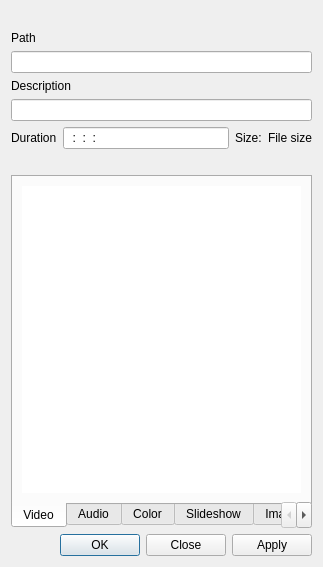
<?xml version="1.0" encoding="UTF-8"?>
<ui version="4.0">
 <class>ClipProperties_UI</class>
 <widget class="QDialog" name="ClipProperties_UI">
  <property name="geometry">
   <rect>
    <x>0</x>
    <y>0</y>
    <width>323</width>
    <height>557</height>
   </rect>
  </property>
  <property name="windowTitle">
   <string>Clip Properties</string>
  </property>
  <layout class="QGridLayout" name="gridLayout_2">
   <item row="0" column="0" colspan="4">
    <widget class="QLabel" name="clip_thumb">
     <property name="alignment">
      <set>Qt::AlignCenter</set>
     </property>
    </widget>
   </item>
   <item row="1" column="0" colspan="4">
    <widget class="QLabel" name="label_path">
     <property name="text">
      <string>Path</string>
     </property>
    </widget>
   </item>
   <item row="2" column="0" colspan="4">
    <widget class="QLineEdit" name="clip_path">
     <property name="readOnly">
      <bool>true</bool>
     </property>
    </widget>
   </item>
   <item row="3" column="0" colspan="4">
    <widget class="QLabel" name="label_description">
     <property name="text">
      <string>Description</string>
     </property>
    </widget>
   </item>
   <item row="4" column="0" colspan="4">
    <widget class="QLineEdit" name="clip_description"/>
   </item>
   <item row="5" column="0">
    <widget class="QLabel" name="label_duration">
     <property name="text">
      <string>Duration</string>
     </property>
    </widget>
   </item>
   <item row="5" column="1">
    <widget class="KRestrictedLine" name="clip_duration">
     <property name="inputMask">
      <string>99:99:99:99; </string>
     </property>
    </widget>
   </item>
   <item row="5" column="2">
    <widget class="QLabel" name="label_size">
     <property name="text">
      <string>Size:</string>
     </property>
    </widget>
   </item>
   <item row="5" column="3">
    <widget class="QLabel" name="clip_filesize">
     <property name="text">
      <string>File size</string>
     </property>
    </widget>
   </item>
   <item row="7" column="0" colspan="4">
    <widget class="QTabWidget" name="tabWidget">
     <property name="tabPosition">
      <enum>QTabWidget::South</enum>
     </property>
     <property name="currentIndex">
      <number>0</number>
     </property>
     <widget class="QWidget" name="tab_video">
      <attribute name="title">
       <string>Video</string>
      </attribute>
      <layout class="QVBoxLayout" name="verticalLayout">
       <item>
        <widget class="QTreeWidget" name="clip_vproperties">
         <property name="frameShape">
          <enum>QFrame::NoFrame</enum>
         </property>
         <property name="alternatingRowColors">
          <bool>true</bool>
         </property>
         <property name="selectionMode">
          <enum>QAbstractItemView::NoSelection</enum>
         </property>
         <property name="rootIsDecorated">
          <bool>false</bool>
         </property>
         <property name="itemsExpandable">
          <bool>false</bool>
         </property>
         <property name="allColumnsShowFocus">
          <bool>true</bool>
         </property>
         <property name="headerHidden">
          <bool>true</bool>
         </property>
         <property name="columnCount">
          <number>2</number>
         </property>
         <column>
          <property name="text">
           <string>1</string>
          </property>
         </column>
         <column>
          <property name="text">
           <string>2</string>
          </property>
         </column>
        </widget>
       </item>
      </layout>
     </widget>
     <widget class="QWidget" name="tab_audio">
      <attribute name="title">
       <string>Audio</string>
      </attribute>
      <layout class="QVBoxLayout" name="verticalLayout_2">
       <item>
        <widget class="QTreeWidget" name="clip_aproperties">
         <property name="frameShape">
          <enum>QFrame::NoFrame</enum>
         </property>
         <property name="alternatingRowColors">
          <bool>true</bool>
         </property>
         <property name="selectionMode">
          <enum>QAbstractItemView::NoSelection</enum>
         </property>
         <property name="rootIsDecorated">
          <bool>false</bool>
         </property>
         <property name="itemsExpandable">
          <bool>false</bool>
         </property>
         <property name="allColumnsShowFocus">
          <bool>true</bool>
         </property>
         <property name="headerHidden">
          <bool>true</bool>
         </property>
         <property name="columnCount">
          <number>2</number>
         </property>
         <column>
          <property name="text">
           <string>1</string>
          </property>
         </column>
         <column>
          <property name="text">
           <string>2</string>
          </property>
         </column>
        </widget>
       </item>
      </layout>
     </widget>
     <widget class="QWidget" name="tab">
      <attribute name="title">
       <string>Color</string>
      </attribute>
      <layout class="QGridLayout" name="gridLayout_5">
       <item row="0" column="0">
        <widget class="QLabel" name="label_13">
         <property name="text">
          <string>Color</string>
         </property>
        </widget>
       </item>
       <item row="0" column="1">
        <widget class="KColorButton" name="clip_color"/>
       </item>
       <item row="1" column="1">
        <spacer name="verticalSpacer_5">
         <property name="orientation">
          <enum>Qt::Vertical</enum>
         </property>
         <property name="sizeHint" stdset="0">
          <size>
           <width>122</width>
           <height>118</height>
          </size>
         </property>
        </spacer>
       </item>
      </layout>
     </widget>
     <widget class="QWidget" name="tab_slideshow">
      <attribute name="title">
       <string>Slideshow</string>
      </attribute>
      <layout class="QGridLayout" name="gridLayout_6">
       <item row="0" column="0">
        <widget class="QLabel" name="slide_type_label">
         <property name="text">
          <string>Image type</string>
         </property>
        </widget>
       </item>
       <item row="0" column="1" colspan="2">
        <widget class="KComboBox" name="image_type"/>
       </item>
       <item row="1" column="0">
        <widget class="QLabel" name="clip_filesize_4">
         <property name="text">
          <string>Frame duration</string>
         </property>
        </widget>
       </item>
       <item row="1" column="1">
        <layout class="QHBoxLayout" name="horizontalLayout_2">
         <item>
          <widget class="KRestrictedLine" name="slide_duration">
           <property name="inputMask">
            <string>99:99:99:99; </string>
           </property>
          </widget>
         </item>
         <item>
          <widget class="QSpinBox" name="slide_duration_frames">
           <property name="sizePolicy">
            <sizepolicy hsizetype="Expanding" vsizetype="Fixed">
             <horstretch>0</horstretch>
             <verstretch>0</verstretch>
            </sizepolicy>
           </property>
           <property name="minimum">
            <number>1</number>
           </property>
           <property name="maximum">
            <number>256000</number>
           </property>
          </widget>
         </item>
        </layout>
       </item>
       <item row="1" column="2">
        <widget class="KComboBox" name="slide_duration_format"/>
       </item>
       <item row="3" column="0" colspan="3">
        <widget class="QCheckBox" name="slide_loop">
         <property name="text">
          <string>Loop</string>
         </property>
        </widget>
       </item>
       <item row="5" column="0">
        <widget class="QCheckBox" name="slide_fade">
         <property name="text">
          <string>Dissolve</string>
         </property>
        </widget>
       </item>
       <item row="5" column="1" colspan="2">
        <layout class="QHBoxLayout" name="horizontalLayout">
         <item>
          <widget class="KRestrictedLine" name="luma_duration">
           <property name="inputMask">
            <string>99:99:99:99; </string>
           </property>
          </widget>
         </item>
         <item>
          <widget class="QSpinBox" name="luma_duration_frames">
           <property name="sizePolicy">
            <sizepolicy hsizetype="Expanding" vsizetype="Fixed">
             <horstretch>0</horstretch>
             <verstretch>0</verstretch>
            </sizepolicy>
           </property>
           <property name="minimum">
            <number>1</number>
           </property>
           <property name="maximum">
            <number>256000</number>
           </property>
          </widget>
         </item>
        </layout>
       </item>
       <item row="6" column="0">
        <widget class="QCheckBox" name="slide_luma">
         <property name="text">
          <string>Wipe</string>
         </property>
        </widget>
       </item>
       <item row="6" column="1" colspan="2">
        <widget class="KComboBox" name="luma_file"/>
       </item>
       <item row="7" column="0">
        <widget class="QLabel" name="label_softness">
         <property name="text">
          <string>Softness</string>
         </property>
        </widget>
       </item>
       <item row="7" column="1" colspan="2">
        <widget class="QSlider" name="luma_softness">
         <property name="maximum">
          <number>100</number>
         </property>
         <property name="orientation">
          <enum>Qt::Horizontal</enum>
         </property>
        </widget>
       </item>
       <item row="9" column="0" colspan="3">
        <widget class="QLabel" name="slide_info">
         <property name="text">
          <string>No image found</string>
         </property>
        </widget>
       </item>
       <item row="10" column="1">
        <spacer name="verticalSpacer_6">
         <property name="orientation">
          <enum>Qt::Vertical</enum>
         </property>
         <property name="sizeHint" stdset="0">
          <size>
           <width>20</width>
           <height>15</height>
          </size>
         </property>
        </spacer>
       </item>
       <item row="4" column="0">
        <widget class="QCheckBox" name="slide_crop">
         <property name="text">
          <string>Center crop</string>
         </property>
        </widget>
       </item>
       <item row="8" column="0">
        <widget class="QLabel" name="label_animation">
         <property name="text">
          <string>Animation</string>
         </property>
        </widget>
       </item>
       <item row="8" column="1" colspan="2">
        <widget class="KComboBox" name="animation"/>
       </item>
      </layout>
     </widget>
     <widget class="QWidget" name="tab_image">
      <attribute name="title">
       <string>Image</string>
      </attribute>
      <layout class="QVBoxLayout" name="verticalLayout_3">
       <item>
        <layout class="QHBoxLayout" name="horizontalLayout_3">
         <item>
          <widget class="QLabel" name="label_16">
           <property name="text">
            <string>Image size</string>
           </property>
          </widget>
         </item>
         <item>
          <widget class="QLineEdit" name="image_size">
           <property name="readOnly">
            <bool>true</bool>
           </property>
          </widget>
         </item>
        </layout>
       </item>
       <item>
        <widget class="QCheckBox" name="image_transparency">
         <property name="text">
          <string>Transparent background</string>
         </property>
        </widget>
       </item>
       <item>
        <spacer name="verticalSpacer_7">
         <property name="orientation">
          <enum>Qt::Vertical</enum>
         </property>
         <property name="sizeHint" stdset="0">
          <size>
           <width>20</width>
           <height>151</height>
          </size>
         </property>
        </spacer>
       </item>
      </layout>
     </widget>
     <widget class="QWidget" name="tab_3">
      <attribute name="title">
       <string>Markers</string>
      </attribute>
      <layout class="QGridLayout" name="gridLayout_7">
       <item row="0" column="0" colspan="7">
        <widget class="QTreeWidget" name="markers_list">
         <property name="alternatingRowColors">
          <bool>true</bool>
         </property>
         <property name="selectionMode">
          <enum>QAbstractItemView::ExtendedSelection</enum>
         </property>
         <property name="rootIsDecorated">
          <bool>false</bool>
         </property>
         <property name="itemsExpandable">
          <bool>false</bool>
         </property>
         <property name="allColumnsShowFocus">
          <bool>true</bool>
         </property>
         <property name="headerHidden">
          <bool>true</bool>
         </property>
         <column>
          <property name="text">
           <string>Time</string>
          </property>
         </column>
         <column>
          <property name="text">
           <string>Comment</string>
          </property>
         </column>
        </widget>
       </item>
       <item row="1" column="0">
        <widget class="QToolButton" name="marker_new">
         <property name="text">
          <string>N</string>
         </property>
         <property name="autoRaise">
          <bool>true</bool>
         </property>
        </widget>
       </item>
       <item row="1" column="1">
        <widget class="QToolButton" name="marker_edit">
         <property name="text">
          <string>E</string>
         </property>
         <property name="autoRaise">
          <bool>true</bool>
         </property>
        </widget>
       </item>
       <item row="1" column="2">
        <widget class="QToolButton" name="marker_delete">
         <property name="text">
          <string>D</string>
         </property>
         <property name="autoRaise">
          <bool>true</bool>
         </property>
        </widget>
       </item>
       <item row="1" column="6">
        <spacer name="horizontalSpacer">
         <property name="orientation">
          <enum>Qt::Horizontal</enum>
         </property>
         <property name="sizeHint" stdset="0">
          <size>
           <width>177</width>
           <height>20</height>
          </size>
         </property>
        </spacer>
       </item>
       <item row="1" column="3">
        <widget class="KSeparator" name="kseparator">
         <property name="orientation">
          <enum>Qt::Vertical</enum>
         </property>
        </widget>
       </item>
       <item row="1" column="4">
        <widget class="QToolButton" name="marker_save">
         <property name="text">
          <string>...</string>
         </property>
         <property name="autoRaise">
          <bool>true</bool>
         </property>
        </widget>
       </item>
       <item row="1" column="5">
        <widget class="QToolButton" name="marker_load">
         <property name="text">
          <string>...</string>
         </property>
         <property name="autoRaise">
          <bool>true</bool>
         </property>
        </widget>
       </item>
      </layout>
     </widget>
     <widget class="QWidget" name="tab_5">
      <attribute name="title">
       <string>Metadata</string>
      </attribute>
      <layout class="QGridLayout" name="gridLayout_9">
       <item row="0" column="0" colspan="2">
        <widget class="QTreeWidget" name="metadata_list">
         <property name="alternatingRowColors">
          <bool>true</bool>
         </property>
         <property name="rootIsDecorated">
          <bool>true</bool>
         </property>
         <property name="itemsExpandable">
          <bool>true</bool>
         </property>
         <property name="sortingEnabled">
          <bool>false</bool>
         </property>
         <property name="allColumnsShowFocus">
          <bool>true</bool>
         </property>
         <property name="wordWrap">
          <bool>true</bool>
         </property>
         <property name="headerHidden">
          <bool>true</bool>
         </property>
         <property name="columnCount">
          <number>2</number>
         </property>
         <column>
          <property name="text">
           <string>1</string>
          </property>
         </column>
         <column>
          <property name="text">
           <string>2</string>
          </property>
         </column>
        </widget>
       </item>
       <item row="2" column="0">
        <widget class="QFrame" name="analysis_box">
         <property name="frameShape">
          <enum>QFrame::NoFrame</enum>
         </property>
         <property name="frameShadow">
          <enum>QFrame::Plain</enum>
         </property>
         <layout class="QGridLayout" name="gridLayout_4">
          <item row="0" column="0" colspan="4">
           <widget class="QTreeWidget" name="analysis_list">
            <property name="rootIsDecorated">
             <bool>false</bool>
            </property>
            <property name="allColumnsShowFocus">
             <bool>true</bool>
            </property>
            <attribute name="headerVisible">
             <bool>false</bool>
            </attribute>
            <column>
             <property name="text">
              <string>1</string>
             </property>
            </column>
            <column>
             <property name="text">
              <string>2</string>
             </property>
            </column>
           </widget>
          </item>
          <item row="1" column="0">
           <widget class="QToolButton" name="analysis_delete">
            <property name="text">
             <string>...</string>
            </property>
            <property name="autoRaise">
             <bool>true</bool>
            </property>
           </widget>
          </item>
          <item row="1" column="1">
           <widget class="QToolButton" name="analysis_save">
            <property name="text">
             <string>...</string>
            </property>
            <property name="autoRaise">
             <bool>true</bool>
            </property>
           </widget>
          </item>
          <item row="1" column="2">
           <widget class="QToolButton" name="analysis_load">
            <property name="text">
             <string>...</string>
            </property>
            <property name="autoRaise">
             <bool>true</bool>
            </property>
           </widget>
          </item>
          <item row="1" column="3">
           <spacer name="horizontalSpacer_2">
            <property name="orientation">
             <enum>Qt::Horizontal</enum>
            </property>
            <property name="sizeHint" stdset="0">
             <size>
              <width>186</width>
              <height>20</height>
             </size>
            </property>
           </spacer>
          </item>
         </layout>
        </widget>
       </item>
      </layout>
     </widget>
     <widget class="QWidget" name="tab_advanced">
      <attribute name="title">
       <string>Advanced</string>
      </attribute>
      <layout class="QGridLayout" name="gridLayout_3">
       <item row="13" column="2">
        <spacer name="verticalSpacer">
         <property name="orientation">
          <enum>Qt::Vertical</enum>
         </property>
         <property name="sizeHint" stdset="0">
          <size>
           <width>20</width>
           <height>19</height>
          </size>
         </property>
        </spacer>
       </item>
       <item row="1" column="1">
        <widget class="QCheckBox" name="clip_force_ar">
         <property name="text">
          <string>Force aspect ratio</string>
         </property>
        </widget>
       </item>
       <item row="7" column="2">
        <widget class="QSpinBox" name="clip_vindex">
         <property name="enabled">
          <bool>false</bool>
         </property>
         <property name="minimum">
          <number>-1</number>
         </property>
         <property name="value">
          <number>0</number>
         </property>
        </widget>
       </item>
       <item row="8" column="2">
        <widget class="QSpinBox" name="clip_aindex">
         <property name="enabled">
          <bool>false</bool>
         </property>
         <property name="minimum">
          <number>-1</number>
         </property>
         <property name="value">
          <number>0</number>
         </property>
        </widget>
       </item>
       <item row="6" column="1">
        <widget class="QCheckBox" name="clip_force_threads">
         <property name="text">
          <string>Decoding threads</string>
         </property>
        </widget>
       </item>
       <item row="7" column="1">
        <widget class="QCheckBox" name="clip_force_vindex">
         <property name="text">
          <string>Video index</string>
         </property>
        </widget>
       </item>
       <item row="8" column="1">
        <widget class="QCheckBox" name="clip_force_aindex">
         <property name="text">
          <string>Audio index</string>
         </property>
        </widget>
       </item>
       <item row="6" column="2">
        <widget class="QSpinBox" name="clip_threads">
         <property name="enabled">
          <bool>false</bool>
         </property>
         <property name="maximum">
          <number>4</number>
         </property>
         <property name="value">
          <number>1</number>
         </property>
        </widget>
       </item>
       <item row="3" column="1">
        <widget class="QCheckBox" name="clip_force_progressive">
         <property name="text">
          <string>Force scanning</string>
         </property>
        </widget>
       </item>
       <item row="2" column="1">
        <widget class="QCheckBox" name="clip_force_framerate">
         <property name="text">
          <string>Force frame rate</string>
         </property>
        </widget>
       </item>
       <item row="2" column="2">
        <widget class="QDoubleSpinBox" name="clip_framerate">
         <property name="enabled">
          <bool>false</bool>
         </property>
         <property name="maximum">
          <double>1000.0</double>
         </property>
        </widget>
       </item>
       <item row="0" column="1">
        <widget class="QCheckBox" name="clip_force_out">
         <property name="text">
          <string>Force duration</string>
         </property>
        </widget>
       </item>
       <item row="0" column="2">
        <widget class="KRestrictedLine" name="clip_out">
         <property name="enabled">
          <bool>false</bool>
         </property>
         <property name="inputMask">
          <string>99:99:99:99; </string>
         </property>
        </widget>
       </item>
       <item row="9" column="1">
        <widget class="QCheckBox" name="clip_force_colorspace">
         <property name="text">
          <string>Force colorspace</string>
         </property>
        </widget>
       </item>
       <item row="9" column="2">
        <widget class="KComboBox" name="clip_colorspace">
         <property name="enabled">
          <bool>false</bool>
         </property>
        </widget>
       </item>
       <item row="10" column="1" colspan="2">
        <widget class="QCheckBox" name="clip_full_luma">
         <property name="text">
          <string>Full luma range</string>
         </property>
        </widget>
       </item>
       <item row="1" column="2">
        <layout class="QHBoxLayout" name="horizontalLayout_aspect">
         <item>
          <widget class="QSpinBox" name="clip_ar_num">
           <property name="enabled">
            <bool>false</bool>
           </property>
           <property name="minimum">
            <number>1</number>
           </property>
           <property name="maximum">
            <number>9999</number>
           </property>
           <property name="value">
            <number>16</number>
           </property>
          </widget>
         </item>
         <item>
          <widget class="QLabel" name="label">
           <property name="text">
            <string>:</string>
           </property>
          </widget>
         </item>
         <item>
          <widget class="QSpinBox" name="clip_ar_den">
           <property name="enabled">
            <bool>false</bool>
           </property>
           <property name="minimum">
            <number>1</number>
           </property>
           <property name="maximum">
            <number>9999</number>
           </property>
           <property name="value">
            <number>9</number>
           </property>
          </widget>
         </item>
        </layout>
       </item>
       <item row="5" column="1">
        <widget class="QCheckBox" name="clip_force_fieldorder">
         <property name="text">
          <string>Force field order</string>
         </property>
        </widget>
       </item>
       <item row="5" column="2">
        <widget class="KComboBox" name="clip_fieldorder">
         <property name="enabled">
          <bool>false</bool>
         </property>
        </widget>
       </item>
       <item row="11" column="1">
        <widget class="QCheckBox" name="clip_force_transparency">
         <property name="text">
          <string>Image background</string>
         </property>
        </widget>
       </item>
       <item row="11" column="2">
        <widget class="KComboBox" name="clip_transparency">
         <item>
          <property name="text">
           <string>Normal</string>
          </property>
         </item>
         <item>
          <property name="text">
           <string>Transparent</string>
          </property>
         </item>
        </widget>
       </item>
       <item row="3" column="2">
        <widget class="KComboBox" name="clip_progressive">
         <property name="enabled">
          <bool>false</bool>
         </property>
        </widget>
       </item>
      </layout>
     </widget>
    </widget>
   </item>
   <item row="8" column="1" colspan="2">
    <spacer name="verticalSpacer_4">
     <property name="orientation">
      <enum>Qt::Vertical</enum>
     </property>
     <property name="sizeHint" stdset="0">
      <size>
       <width>20</width>
       <height>17</height>
      </size>
     </property>
    </spacer>
   </item>
   <item row="9" column="0" colspan="4">
    <widget class="QDialogButtonBox" name="buttonBox">
     <property name="orientation">
      <enum>Qt::Horizontal</enum>
     </property>
     <property name="standardButtons">
      <set>QDialogButtonBox::Apply|QDialogButtonBox::Close|QDialogButtonBox::Ok</set>
     </property>
    </widget>
   </item>
   <item row="6" column="0" colspan="4">
    <widget class="KUrlLabel" name="clip_license">
     <property name="text">
      <string/>
     </property>
    </widget>
   </item>
  </layout>
 </widget>
 <customwidgets>
  <customwidget>
   <class>KColorButton</class>
   <extends>QPushButton</extends>
   <header>kcolorbutton.h</header>
  </customwidget>
  <customwidget>
   <class>KComboBox</class>
   <extends>QComboBox</extends>
   <header>kcombobox.h</header>
  </customwidget>
  <customwidget>
   <class>QLineEdit</class>
   <extends>QLineEdit</extends>
   <header>klineedit.h</header>
  </customwidget>
  <customwidget>
   <class>KSeparator</class>
   <extends>QFrame</extends>
   <header>kseparator.h</header>
  </customwidget>
  <customwidget>
   <class>KUrlLabel</class>
   <extends>QLabel</extends>
   <header>kurllabel.h</header>
  </customwidget>
  <customwidget>
   <class>KRestrictedLine</class>
   <extends>QLineEdit</extends>
   <header>krestrictedline.h</header>
  </customwidget>
 </customwidgets>
 <resources/>
 <connections>
  <connection>
   <sender>buttonBox</sender>
   <signal>accepted()</signal>
   <receiver>ClipProperties_UI</receiver>
   <slot>accept()</slot>
   <hints>
    <hint type="sourcelabel">
     <x>248</x>
     <y>254</y>
    </hint>
    <hint type="destinationlabel">
     <x>157</x>
     <y>274</y>
    </hint>
   </hints>
  </connection>
  <connection>
   <sender>buttonBox</sender>
   <signal>rejected()</signal>
   <receiver>ClipProperties_UI</receiver>
   <slot>reject()</slot>
   <hints>
    <hint type="sourcelabel">
     <x>316</x>
     <y>260</y>
    </hint>
    <hint type="destinationlabel">
     <x>286</x>
     <y>274</y>
    </hint>
   </hints>
  </connection>
 </connections>
</ui>
